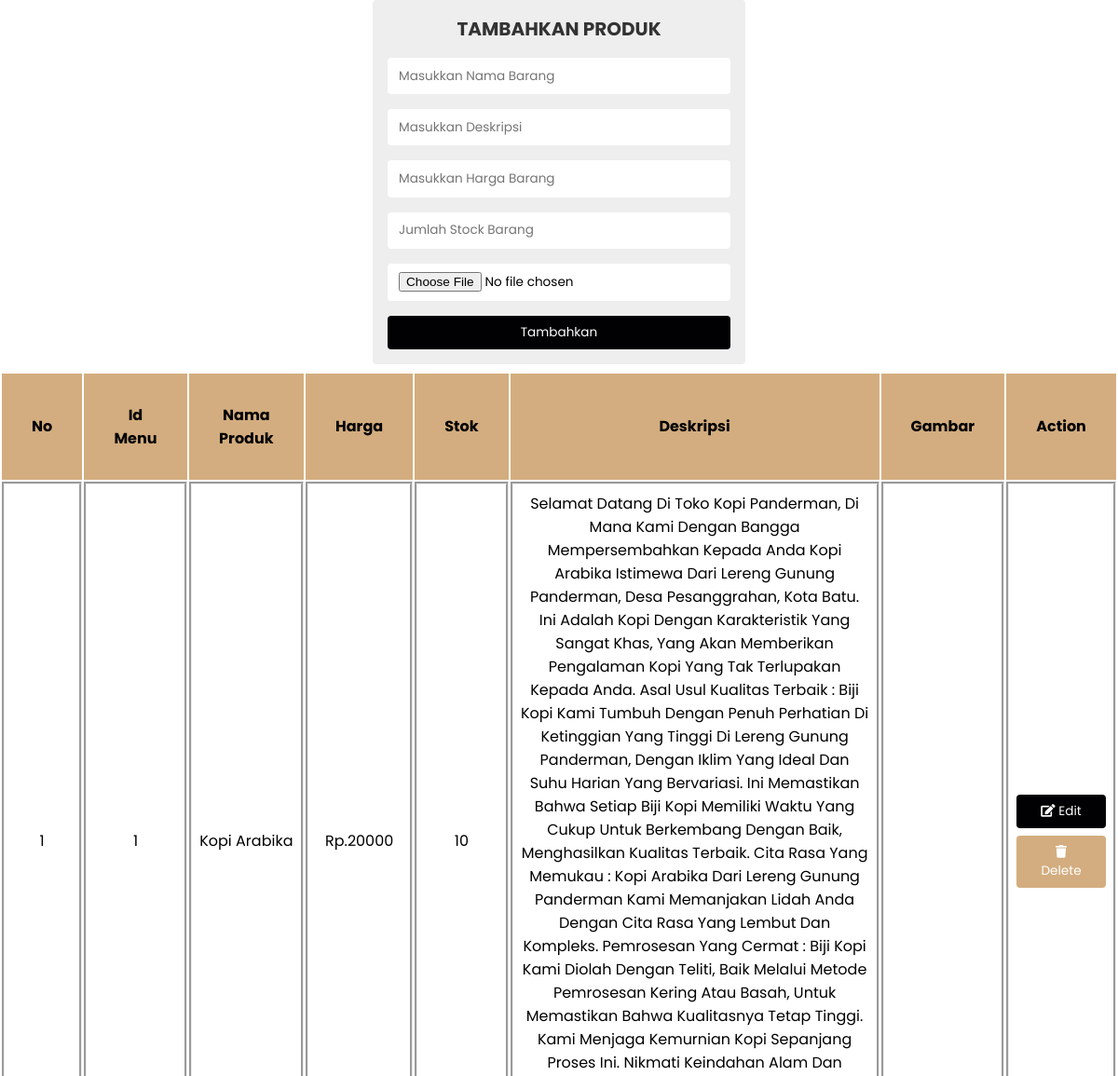
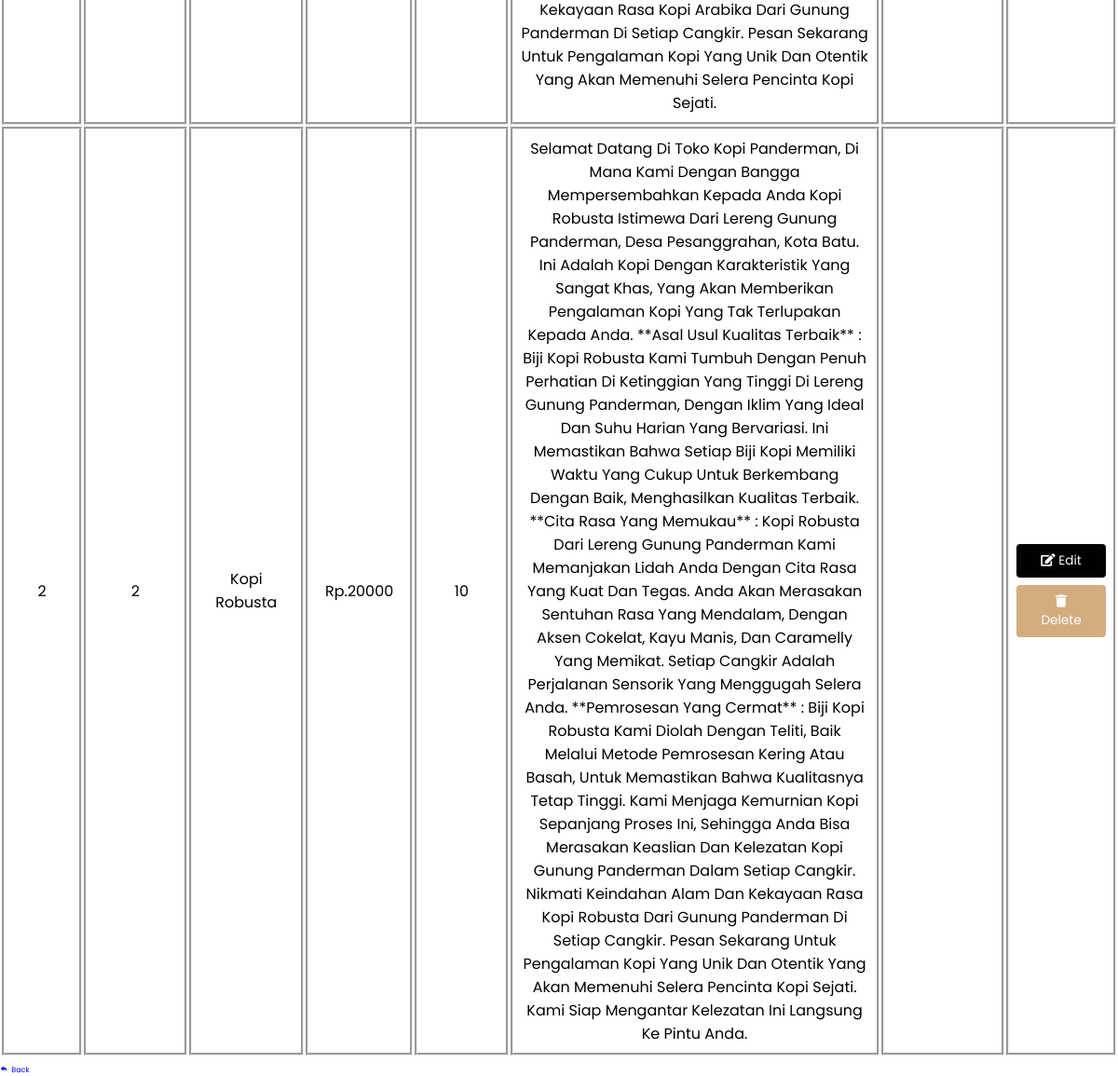
The app's page /Lanjutanproduk.php with its own data (2 pictures, top to bottom).
### tables this page shows
CREATE TABLE `tb_produk` (
  `id_produk` int(11) NOT NULL,
  `id_toko` varchar(11) NOT NULL,
  `nama_produk` varchar(50) NOT NULL,
  `berat` int(11) NOT NULL,
  `dimensi` varchar(50) NOT NULL,
  `deskripsi` varchar(10000) NOT NULL,
  `stok` int(11) NOT NULL,
  `terjual` int(11) NOT NULL,
  `harga` int(11) NOT NULL,
  `gambar` varchar(1000) NOT NULL,
  `review` varchar(5) NOT NULL DEFAULT '3.5'
);

### Lanjutanproduk.php (the view, shortened to what this page needs)
<?php
include 'Koneksi.php';
?>
<!DOCTYPE html>
<html lang="en">
<head>
   <link rel="stylesheet" href="https://cdnjs.cloudflare.com/ajax/libs/font-awesome/5.15.4/css/all.min.css">
   <link rel="stylesheet" href="CSS/Produkstyle.css">
   <link rel="stylesheet" href="https://unpkg.com/boxicons@latest/css/boxicons.min.css">
</head>
<body>
   <div class="admin-product-form-container">
      <form action="<?php $_SERVER['PHP_SELF'] ?>" method="post" enctype="multipart/form-data">
         <h3>Tambahkan Produk</h3>
         <input type="text" placeholder="Masukkan Nama Barang" name="menu_name" class="box">
         <input type="text" placeholder="Masukkan Deskripsi" name="menu_deskripsi" class="box">
         <input type="number" placeholder="Masukkan Harga Barang" name="menu_price" class="box">
         <input type="number" placeholder="Jumlah Stock Barang" name="menu_stock" class="box">
         <input type="file" accept="IMG/png, IMG/jpeg, IMG/jpg" name="menu_image" class="box">
         <input type="submit" class="btn" name="add_product" value="Tambahkan">
      </form>
   </div>
   <?php
   $select = mysqli_query($conn, "SELECT * FROM tb_produk");
   ?>
   <div class="product-display">
      <table class="product-display-table">
         <thead>
            <tr>
               <th>No</th>
               <th>id menu</th>
               <th>Nama Produk</th>
               <th>Harga</th>
               <th>Stok</th>
               <th>Deskripsi</th>
               <th>Gambar</th>
               <th>Action</th>
            </tr>
         </thead>
         <?php $nomor = 1; ?>
         <?php while ($row = mysqli_fetch_assoc($select)) { ?>
            <tr>
               <td><?php echo $nomor ?></td>
               <td><?php echo $row['id_produk']; ?></td>
               <td><?php echo $row['nama_produk']; ?></td>
               <td>Rp.<?php echo $row['harga']; ?></td>
               <td><?php echo $row['stok']; ?></td>
               <td><?php echo $row['deskripsi']; ?></td>
               <td><img src="IMG/<?php echo $row['gambar']; ?>" height="100" alt=""></td>
               <td>
                  <a href="Update.php?edit=<?php echo $row['id_produk']; ?>" class="btn"> <i class="fas fa-edit"></i> edit </a>
                  <a href="Lanjutanproduk.php?delete=<?php echo $row['id_produk']; ?>" class="btn"> <i class="fas fa-trash"></i> delete </a>
               </td>
            </tr>
            <?php $nomor++; ?>
         <?php } ?>
      </table>
   </div>
   <div class="landing">
      <a href="Penjual.php"><i class='bx bxs-share'></i>&nbsp; Back</a>
   </div>
</body>
</html>

### CSS/Produkstyle.css (style rules this page uses)
:root { --green:#010103; --black:#333; --white:#fff; --bg-color:#eee; --box-shadow:0 .5rem 1rem rgba(0,0,0,.1); --border:.1rem solid var(--black); }
* { font-family: 'Poppins', sans-serif; margin:0; padding:0; box-sizing: border-box; outline: none; border:none; text-decoration: none; text-transform: capitalize; }
html { font-size: 50%; overflow-x: hidden; }
.btn { display: block; width: 100%; cursor: pointer; border-radius: .5rem; margin-top: 1rem; font-size: 1.7rem; padding:1rem 3rem; background: var(--green); color:var(--white); text-align: center; }
.admin-product-form-container form { max-width: 50rem; margin:0 auto; padding:2rem; border-radius: .5rem; background: var(--bg-color); }
.admin-product-form-container form h3 { text-transform: uppercase; color:var(--black); margin-bottom: 1rem; text-align: center; font-size: 2.5rem; }
.admin-product-form-container form .box { width: 100%; border-radius: .5rem; padding:1.2rem 1.5rem; font-size: 1.7rem; margin:1rem 0; background: var(--white); text-transform: none; }
.product-display { margin:1rem 0; }
.product-display .product-display-table { width: 100%; text-align: center; }
.product-display .product-display-table thead { background: #d3ad7f; }
.product-display .product-display-table th { padding:4rem; font-size: 2rem; }
.product-display .product-display-table td { padding:1rem; font-size: 2rem; border-style: groove; }
.product-display .product-display-table .btn:first-child { margin-top: 0; }
.product-display .product-display-table .btn:last-child { background: #d3ad7f; }

### records on screen
tb_produk: id_produk "1", nama_produk "Kopi Arabika", harga "20000", stok "10", deskripsi "Selamat Datang Di Toko Kopi Panderman, Di Mana Kami Dengan Bangga Mempersembahkan Kepada Anda Kopi Arabika Istimewa Dari Lereng Gunung Panderman, Desa Pesanggrahan, Kota Batu. Ini Adalah Kopi Dengan Karakteristik Yang Sangat Khas, Yang Akan Memberikan Pengalaman Kopi Yang Tak Terlupakan Kepada Anda. Asal Usul Kualitas Terbaik : Biji Kopi Kami Tumbuh Dengan Penuh Perhatian Di Ketinggian Yang Tinggi Di Lereng Gunung Panderman, Dengan Iklim Yang Ideal Dan Suhu Harian Yang Bervariasi. Ini Memastikan Bahwa Setiap Biji Kopi Memiliki Waktu Yang Cukup Untuk Berkembang Dengan Baik, Menghasilkan Kualitas Terbaik. Cita Rasa Yang Memukau : Kopi Arabika Dari Lereng Gunung Panderman Kami Memanjakan Lidah…"
tb_produk: id_produk "2", nama_produk "Kopi Robusta", harga "20000", stok "10", deskripsi "Selamat Datang Di Toko Kopi Panderman, Di Mana Kami Dengan Bangga Mempersembahkan Kepada Anda Kopi Robusta Istimewa Dari Lereng Gunung Panderman, Desa Pesanggrahan, Kota Batu. Ini Adalah Kopi Dengan Karakteristik Yang Sangat Khas, Yang Akan Memberikan Pengalaman Kopi Yang Tak Terlupakan Kepada Anda. **Asal Usul Kualitas Terbaik** : Biji Kopi Robusta Kami Tumbuh Dengan Penuh Perhatian Di Ketinggian Yang Tinggi Di Lereng Gunung Panderman, Dengan Iklim Yang Ideal Dan Suhu Harian Yang Bervariasi. Ini Memastikan Bahwa Setiap Biji Kopi Memiliki Waktu Yang Cukup Untuk Berkembang Dengan Baik, Menghasilkan Kualitas Terbaik. **Cita Rasa Yang Memukau** : Kopi Robusta Dari Lereng Gunung Panderman Kami…"
